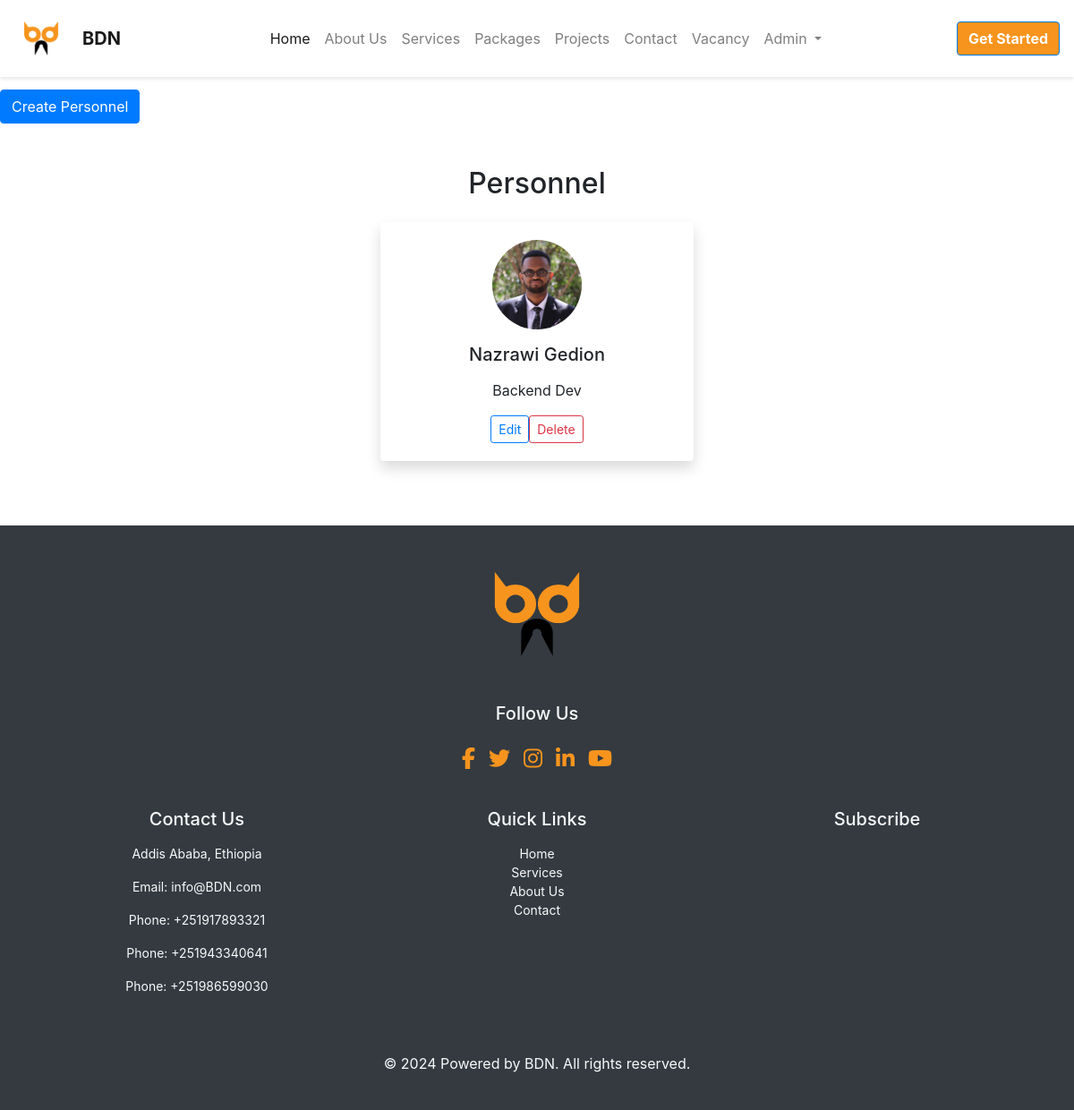
Page /personnel/ (signed in) on the earlier database version.
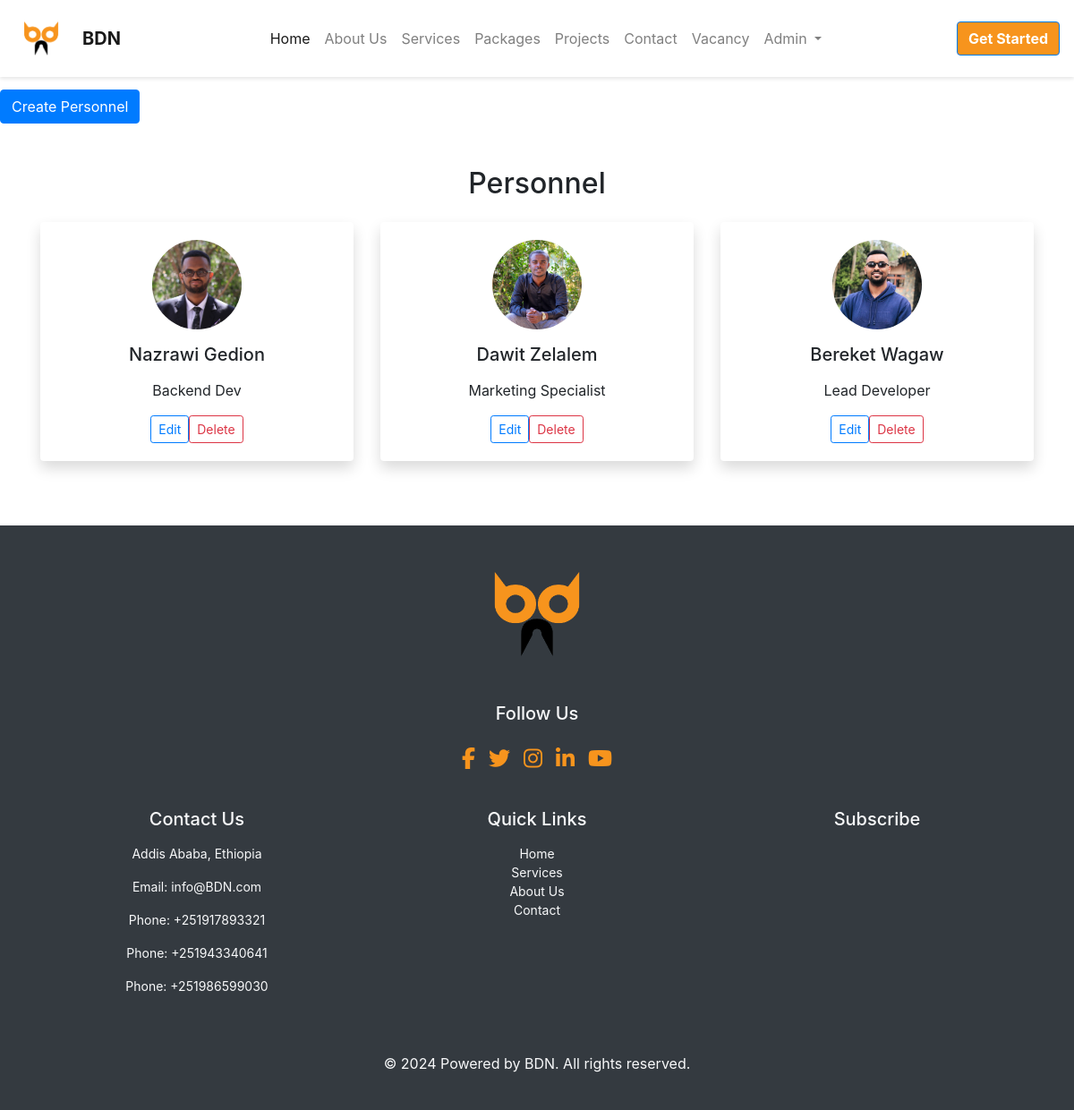
Same page on the later database version.
### personnel/models.py (models this page shows, shortened)
class Personnel(models.Model):
    name = models.CharField(max_length=200)
    position = models.CharField(max_length=800)
    image = models.ImageField(upload_to='images/', null=True,)
    location = models.TextField(max_length=1000)
    class Meta:
        ordering = ['-name']

### personnel/views.py (the view)
# urls.py: path('', views.PersonnelListView.as_view(), name='personnel_list'),
class PersonnelListView(ListView):
    model = Personnel
    @method_decorator(user_passes_test(lambda u: u.is_superuser))
    def dispatch(self, *args, **kwargs):
        return super().dispatch(*args, **kwargs)
    def get_queryset(self):
        return Personnel.objects.all()

### personnel/templates/personnel/personnel_list.html (shortened to what this page needs)
{% extends  "base.html" %}
{% block content %}
<div class="d-flex flex-wrap" style="padding-top: 100px;">
    <a class="btn btn-primary" href="{% url 'personnel:personnel_new' %}" style=" float:right;">Create Personnel</a>
</div>
<div class="container py-5">
    <h2 class="text-center mb-4">Personnel</h2>
    <div class="row justify-content-center">
        {% for personnel in personnel_list %}
        <div class="col-md-6 col-lg-4 mb-4">
            <div class="card shadow border-0 h-100">
                <div class="card-body text-center">
                    <img src="{{ personnel.image.url }}" alt="{{ personnel.name }}" class="img-fluid rounded-circle mb-3" style="width: 100px; height: 100px; object-fit: cover;">
                    <h5 class="card-title">{{ personnel.name }}</h5>
                    <p class="card-text text-muted">{{ personnel.position|safe|linebreaks }}</p>
                    {% if user.is_authenticated and user.is_superuser %}
                    <div class="d-flex justify-content-center gap-2">
                        <a class="btn btn-outline-primary btn-sm" href="{% url 'personnel:personnel_edit' pk=personnel.pk %}">
                             Edit
                        </a>
                        <a class="btn btn-outline-danger btn-sm" href="{% url 'personnel:personnel_remove' pk=personnel.pk %}">
                             Delete
                        </a>
                    </div>
                    {% endif %}
                </div>
            </div>
        </div>
        {% endfor %}
    </div>
</div>
{% endblock %}

### templates/base.html (shortened to what this page needs)
<!DOCTYPE html>
<html lang="en">
<head>
    {% load static %}
    <link rel="stylesheet" href="{% static 'bdnpage/css/styles.css' %}">
    <link href="https://stackpath.bootstrapcdn.com/bootstrap/4.5.2/css/bootstrap.min.css" rel="stylesheet">
    <link rel="stylesheet" href="https://cdnjs.cloudflare.com/ajax/libs/font-awesome/6.0.0-beta3/css/all.min.css">
    <link href="https://unpkg.com/aos@2.3.1/dist/aos.css" rel="stylesheet">
</head>
<body>
<nav class="navbar navbar-expand-lg navbar-light fixed-top">
  <a class="navbar-brand d-none d-lg-block" href="#">
      <img src="{% static 'bdnpage/images/bdn-04.png' %}" alt="BDN Logo" class="logo-img">
  </a>
  <a class="navbar-brand d-none d-lg-block" href="#">BDN</a>
  <div class="collapse navbar-collapse justify-content-center" id="navbarNav">
      <ul class="navbar-nav">
          <li class="nav-item active">
              <a class="nav-link" href="{% url 'home' %}">Home</a>
          </li>
          <li class="nav-item">
              <a class="nav-link" href="{% url 'home' %}#about">About Us</a>
          </li>
          <li class="nav-item">
              <a class="nav-link" href="{% url 'home' %}#services">Services</a>
          </li>
          <li class="nav-item">
            <a class="nav-link" href="{% url 'home' %}#packages">Packages</a>
        </li>
        <li class="nav-item">
          <a class="nav-link" href="{% url 'project:projects' %}">Projects</a>
      </li>
          <li class="nav-item">
              <a class="nav-link" href="{% url 'home' %}#contact">Contact</a>
          </li>
          <li class="nav-item">
              <a class="nav-link" href="{% url 'vacancy:vacancy_list' %}">Vacancy</a>
          </li>
           {% if user.is_superuser %}
          <li class="nav-item dropdown">
              <a class="nav-link dropdown-toggle" href="#" id="adminDropdown" role="button" data-bs-toggle="dropdown" aria-expanded="false">
                  Admin
              </a>
          </li>
          {% endif %}
      </ul>
  </div>
  <div class="ml-auto">
      <a href="#" class="btn btn-primary">Get Started</a>
  </div>
</nav>
{% block content %}
{% endblock %}
    <footer class="footer bg-dark text-light py-4">
        <div class="container text-center">
          <div class="footer-logo mb-4">
            <img  data-aos="fade-down"
            data-aos-easing="linear"
            data-aos-duration="1000" src="{% static 'bdnpage/images/bdn-04.png' %}" alt="Company Logo">
          </div>
          <div class="follow-us mb-4">
            <h5 class="mb-3">Follow Us</h5>
            <div class="social-icons">
              <a href="https://facebook.com" target="_blank" class="social-icon" aria-label="Facebook">
                <i class="fab fa-facebook-f"></i>
              </a>
              <a href="https://twitter.com" target="_blank" class="social-icon" aria-label="Twitter">
                <i class="fab fa-twitter"></i>
              </a>
              <a href="https://instagram.com" target="_blank" class="social-icon" aria-label="Instagram">
                <i class="fab fa-instagram"></i>
              </a>
              <a href="https://linkedin.com" target="_blank" class="social-icon" aria-label="LinkedIn">
                <i class="fab fa-linkedin-in"></i>
              </a>
              <a href="https://youtube.com" target="_blank" class="social-icon" aria-label="YouTube">
                <i class="fab fa-youtube"></i>
              </a>
            </div>
          </div>
          <div class="footer-content">
            <div class="row">
              <div class="col-md-4 mb-4">
                <h5>Contact Us</h5>
                <p>Addis Ababa, Ethiopia</p>
                <p>Email: info@BDN.com</p>
                <p>Phone: +251917893321</p>
                <p>Phone: +251943340641</p>
                <p>Phone: +251986599030</p>
              </div>
              <div class="col-md-4 mb-4">
                <h5>Quick Links</h5>
                <ul class="list-unstyled">
                  <li><a href="#" class="text-light">Home</a></li>
                  <li><a href="{% url 'home' %}#services" class="text-light">Services</a></li>
                  <li><a href="{% url 'home' %}#about" class="text-light">About Us</a></li>
                  <li><a href="{% url 'home' %}#contact" class="text-light">Contact</a></li>
                </ul>
              </div>
              <div class="col-md-4 mb-4">
                <h5>Subscribe</h5>
              </div>
            </div>
          </div>
          <div class="text-center mt-4">
            <p>&copy; 2024 Powered by BDN. All rights reserved.</p>
          </div>
        </div>
      </footer>
</body>
</html>

### static/bdnpage/css/styles.css (style rules this page uses)
html { scroll-behavior: smooth; }
body { font-family: "Roboto", sans-serif; }
.social-icon { display: block; color: #fff; font-size: 18px; margin: 5px 0; text-align: center; transition: color 0.3s ease; }
.navbar { position: fixed; top: 0; width: 100%; background-color: white; box-shadow: 0 2px 4px rgba(0, 0, 0, 0.1); z-index: 1010; }
.navbar-brand { font-weight: bold; color: black; }
.navbar-brand .logo-img { height: 60px; width: auto; }
.navbar-nav .nav-link { color: black; padding: 0 15px; }
.ml-auto .btn { background-color: #f7941d; color: white; font-weight: bold; }
.btn-primary { background: #ff8c00; border: none; padding: 12px 25px; border-radius: 5px; font-weight: 600; transition: all 0.3s ease; }
.footer { background-color: #343a40; color: #ffffff; }
.footer-logo { margin-bottom: 1.5rem; }
.footer-logo img { width: auto; max-width: 150px; height: auto; }
.footer .social-icons { display: flex; justify-content: center; gap: 15px; }
.footer .social-icon { color: #f7941d; font-size: 1.5rem; transition: color 0.3s; }
.footer-content { margin-top: 2rem; }
.footer-content h5 { font-size: 1.25rem; margin-bottom: 1rem; }
.footer-content p, .footer-content ul { font-size: 0.875rem; }

Differences in the rows shown:
added Personnel: image (picture), name "Dawit Zelalem", position "Marketing Specialist"
added Personnel: image (picture), name "Bereket Wagaw", position "Lead Developer"
